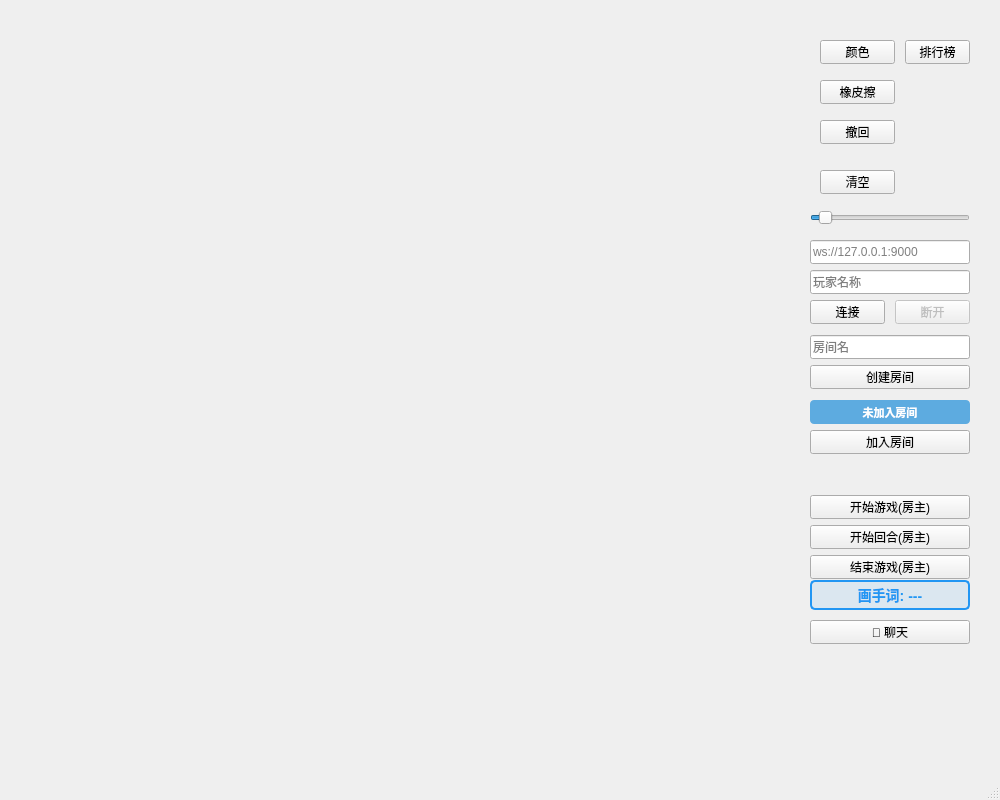
<?xml version="1.0" encoding="UTF-8"?>
<ui version="4.0">
 <class>MainWindow</class>
 <widget class="QMainWindow" name="MainWindow">
  <property name="geometry">
   <rect>
    <x>0</x>
    <y>0</y>
    <width>1000</width>
    <height>800</height>
   </rect>
  </property>
  <property name="windowTitle">
   <string>MainWindow</string>
  </property>
  <widget class="QWidget" name="centralwidget">
   <widget class="QWidget" name="canvasWidget" native="true">
    <property name="geometry">
     <rect>
      <x>-61</x>
      <y>-51</y>
      <width>760</width>
      <height>900</height>
     </rect>
    </property>
   </widget>
   <widget class="QWidget" name="widget" native="true">
    <property name="geometry">
     <rect>
      <x>800</x>
      <y>20</y>
      <width>180</width>
      <height>740</height>
     </rect>
    </property>
    <widget class="FancyButton" name="colorButton">
     <property name="geometry">
      <rect>
       <x>20</x>
       <y>20</y>
       <width>75</width>
       <height>24</height>
      </rect>
     </property>
     <property name="text">
      <string>颜色</string>
     </property>
    </widget>
    <widget class="FancyButton" name="eraserButton">
     <property name="geometry">
      <rect>
       <x>20</x>
       <y>60</y>
       <width>75</width>
       <height>24</height>
      </rect>
     </property>
     <property name="text">
      <string>橡皮擦</string>
     </property>
     <property name="checkable">
      <bool>true</bool>
     </property>
     <property name="checked">
      <bool>false</bool>
     </property>
    </widget>
    <widget class="FancyButton" name="undoButton">
     <property name="geometry">
      <rect>
       <x>20</x>
       <y>100</y>
       <width>75</width>
       <height>24</height>
      </rect>
     </property>
     <property name="text">
      <string>撤回</string>
     </property>
    </widget>
    <widget class="FancyButton" name="clearButton">
     <property name="geometry">
      <rect>
       <x>20</x>
       <y>150</y>
       <width>75</width>
       <height>24</height>
      </rect>
     </property>
     <property name="text">
      <string>清空</string>
     </property>
    </widget>
    <widget class="FancyButton" name="btnLeaderboard">
     <property name="geometry">
      <rect>
       <x>105</x>
       <y>20</y>
       <width>65</width>
       <height>24</height>
      </rect>
     </property>
     <property name="text">
      <string>排行榜</string>
     </property>
    </widget>
    <widget class="fancy::Slider" name="widthSlider">
     <property name="geometry">
      <rect>
       <x>10</x>
       <y>190</y>
       <width>160</width>
       <height>16</height>
      </rect>
     </property>
     <property name="minimum">
      <number>1</number>
     </property>
     <property name="maximum">
      <number>20</number>
     </property>
     <property name="value">
      <number>2</number>
     </property>
     <property name="orientation">
      <enum>Qt::Horizontal</enum>
     </property>
    </widget>
    <widget class="QLineEdit" name="serverUrlEdit">
     <property name="geometry">
      <rect>
       <x>10</x>
       <y>220</y>
       <width>160</width>
       <height>24</height>
      </rect>
     </property>
     <property name="placeholderText">
      <string>ws://127.0.0.1:9000</string>
     </property>
    </widget>
    <widget class="QLineEdit" name="playerNameEdit">
     <property name="geometry">
      <rect>
       <x>10</x>
       <y>250</y>
       <width>160</width>
       <height>24</height>
      </rect>
     </property>
     <property name="placeholderText">
      <string>玩家名称</string>
     </property>
    </widget>
    <widget class="FancyButton" name="btnConnect">
     <property name="geometry">
      <rect>
       <x>10</x>
       <y>280</y>
       <width>75</width>
       <height>24</height>
      </rect>
     </property>
     <property name="text">
      <string>连接</string>
     </property>
    </widget>
    <widget class="FancyButton" name="btnDisconnect">
     <property name="enabled">
      <bool>false</bool>
     </property>
     <property name="geometry">
      <rect>
       <x>95</x>
       <y>280</y>
       <width>75</width>
       <height>24</height>
      </rect>
     </property>
     <property name="text">
      <string>断开</string>
     </property>
    </widget>
    <widget class="QLineEdit" name="roomNameEdit">
     <property name="geometry">
      <rect>
       <x>10</x>
       <y>315</y>
       <width>160</width>
       <height>24</height>
      </rect>
     </property>
     <property name="placeholderText">
      <string>房间名</string>
     </property>
    </widget>
    <widget class="FancyButton" name="btnCreateRoom">
     <property name="geometry">
      <rect>
       <x>10</x>
       <y>345</y>
       <width>160</width>
       <height>24</height>
      </rect>
     </property>
     <property name="text">
      <string>创建房间</string>
     </property>
    </widget>
    <widget class="QLabel" name="roomStatusLabel">
     <property name="geometry">
      <rect>
       <x>10</x>
       <y>380</y>
       <width>160</width>
       <height>24</height>
      </rect>
     </property>
     <property name="text">
      <string>未加入房间</string>
     </property>
     <property name="alignment">
      <set>Qt::AlignCenter</set>
     </property>
     <property name="styleSheet">
      <string>QLabel {
    background-color: rgba(52, 152, 219, 200);
    color: white;
    padding: 4px;
    border-radius: 4px;
    font-weight: bold;
    font-size: 11px;
}</string>
     </property>
    </widget>
    <widget class="FancyButton" name="btnJoinRoom">
     <property name="geometry">
      <rect>
       <x>10</x>
       <y>410</y>
       <width>160</width>
       <height>24</height>
      </rect>
     </property>
     <property name="text">
      <string>加入房间</string>
     </property>
    </widget>
    <widget class="FancyButton" name="btnGameStart">
     <property name="geometry">
      <rect>
       <x>10</x>
       <y>475</y>
       <width>160</width>
       <height>24</height>
      </rect>
     </property>
     <property name="text">
      <string>开始游戏(房主)</string>
     </property>
    </widget>
    <widget class="FancyButton" name="btnRoundStart">
     <property name="geometry">
      <rect>
       <x>10</x>
       <y>505</y>
       <width>160</width>
       <height>24</height>
      </rect>
     </property>
     <property name="text">
      <string>开始回合(房主)</string>
     </property>
    </widget>
    <widget class="FancyButton" name="btnGameEnd">
     <property name="geometry">
      <rect>
       <x>10</x>
       <y>535</y>
       <width>160</width>
       <height>24</height>
      </rect>
     </property>
     <property name="text">
      <string>结束游戏(房主)</string>
     </property>
    </widget>
    <widget class="QLabel" name="wordLabel">
     <property name="geometry">
      <rect>
       <x>10</x>
       <y>560</y>
       <width>160</width>
       <height>30</height>
      </rect>
     </property>
     <property name="styleSheet">
      <string>QLabel {
    font-size: 14px;
    font-weight: bold;
    color: #2196F3;
    border: 2px solid #2196F3;
    border-radius: 5px;
    padding: 5px;
    background-color: rgba(33, 150, 243, 0.1);
}</string>
     </property>
     <property name="text">
      <string>画手词: ---</string>
     </property>
     <property name="alignment">
      <set>Qt::AlignCenter</set>
     </property>
    </widget>
    <widget class="FancyButton" name="btnSendChat">
     <property name="geometry">
      <rect>
       <x>10</x>
       <y>600</y>
       <width>160</width>
       <height>24</height>
      </rect>
     </property>
     <property name="text">
      <string>💬 聊天</string>
     </property>
    </widget>
   </widget>
  </widget>
  <widget class="QMenuBar" name="menubar">
   <property name="geometry">
    <rect>
     <x>0</x>
     <y>0</y>
     <width>1000</width>
     <height>17</height>
    </rect>
   </property>
  </widget>
  <widget class="QStatusBar" name="statusbar"/>
 </widget>
 <customwidgets>
  <customwidget>
   <class>FancyButton</class>
   <extends>QPushButton</extends>
   <header>FancyButton.h</header>
  </customwidget>
  <customwidget>
   <class>fancy::Slider</class>
   <extends>QSlider</extends>
   <header>src/Fancy/Slider.h</header>
  </customwidget>
 </customwidgets>
 <resources/>
 <connections/>
</ui>
